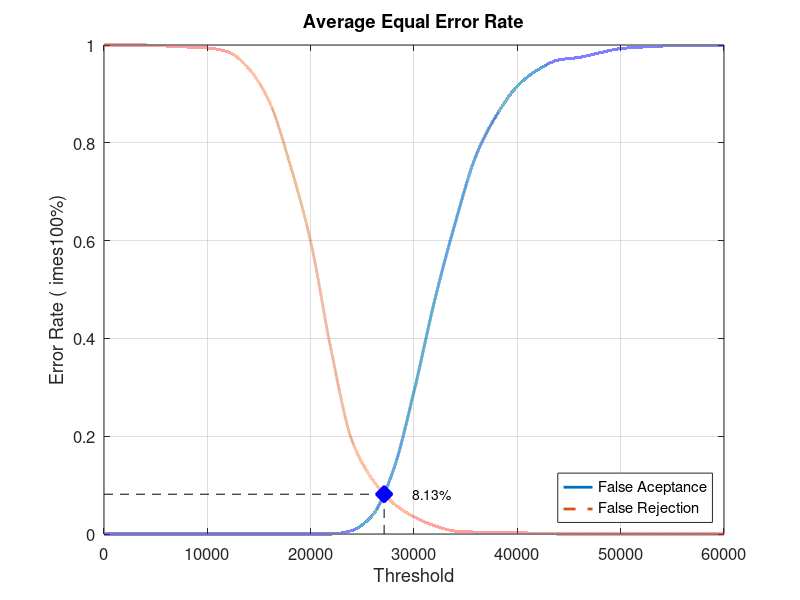
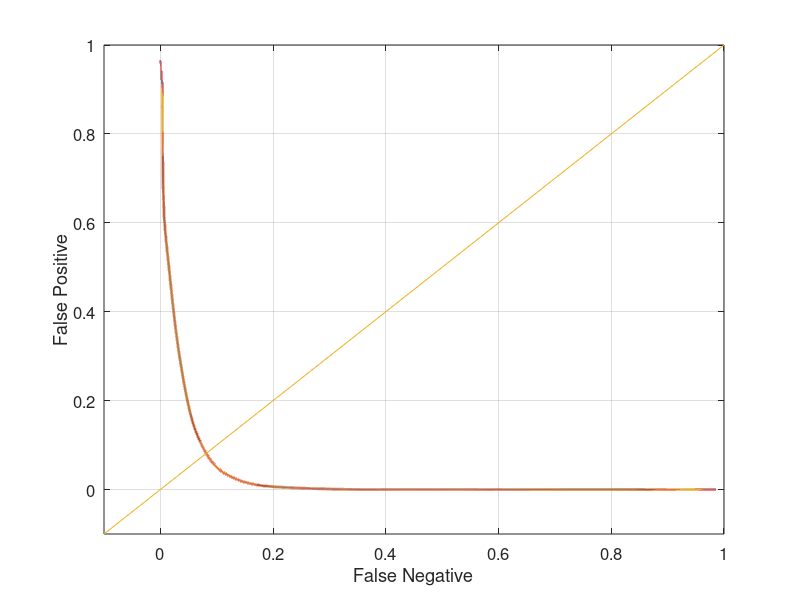

These charts were generated, in order, by the following MATLAB code:
close all;
clear;
clc;
x = 0:2000:60000;
xq = 0:0.5:60000;

y0 = [0 0 0 0 0 0 0 0 0 0 0 0 0.00736842 0.0389474 0.130526 0.291579 0.477895 0.636842 0.773684 0.856842 0.915789 0.949474 0.969474 0.974737 0.984211 0.992632 0.99579 0.997895 0.998947 0.998947 1]
yy0 = interp1(x, y0, xq, 'pchip');
y1 = [1 1 1 0.998 0.996 0.994 0.986 0.952 0.884 0.756 0.598 0.374 0.191 0.111 0.063 0.035 0.017 0.006 0.004 0.004 0.003 0.001 0 0 0 0 0 0 0 0 0]
yy1 = interp1(x, y1, xq, 'pchip');

% Calculating EER: 
y2 = abs(y0 - y1);
find(y2 == min(y2))
yy2 = abs(yy0 - yy1);
xEER = find(yy2 == min(yy2));
xEERIndex = xq(xEER) % X-axis EER
yEER = yy0(xEER) % Y-axis EER

main = figure
plot(xq, yy0,'-','LineWidth', 2);	hold on
plot(xq, yy1,'--','LineWidth', 2);	hold on
plot([xEERIndex xEERIndex], [0 yEER], 'k--');	hold on
plot([0 xEERIndex], [yEER yEER], 'k--');	hold on
plot(xEERIndex, yEER, 'bx', 'LineWidth', 10);	hold on
text(xEERIndex + 10 * xEERIndex / 100, yEER, [num2str(round((10000 * yEER)) / 100) '%'])
legend('False Aceptance', 'False Rejection', 'Location', 'SouthEast')
xlabel('Threshold')
ylabel('Error Rate (	imes100%)')
title('Average Equal Error Rate')
set(gca, 'FontSize', 12)
axis([0 60000 0 1])
grid on

print(main, 'Database1AverageMain', '-dpng');
FNRxFPR = figure('Color', [1 1 1]);
plot(yy1, yy0, '-', yy1, yy0, 'LineWidth', 2);
hold on
y = -0.1:0.1:1
plot(y, y); 
set(gca, 'FontSize', 12)
xlabel('False Negative')
ylabel('False Positive')
axis([-0.1 1 -0.1 1])
set(gca, 'FontSize', 12)
grid on

print(FNRxFPR, 'Database1AverageFNRxFPR','-dpng');
